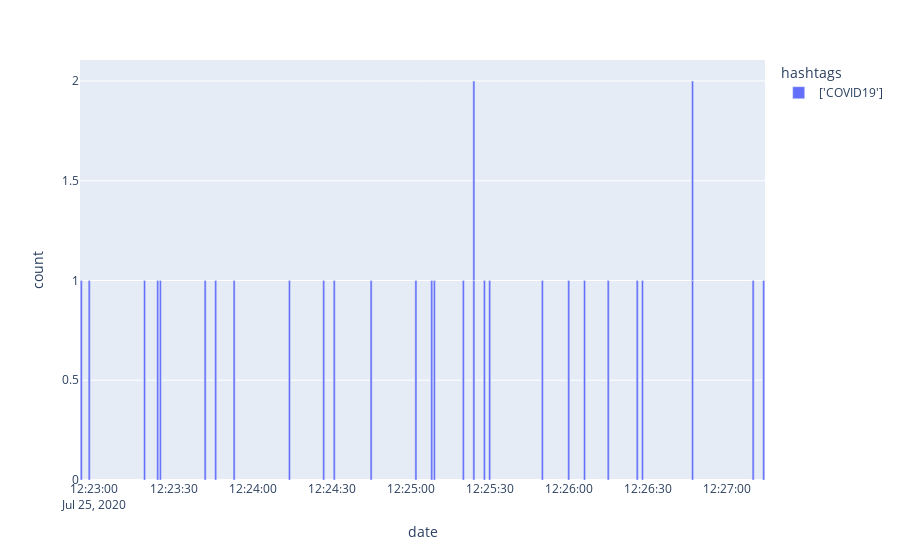

Source (notebook cell):
### Code cell
import plotly.express as px
fig = px.bar(f[0:30],x='date',color='hashtags')
fig.show()

### Figure 1 — Plotly figure (JSON) as saved in the notebook; plotly's stock layout.template omitted (floating-point values rounded to 4 significant figures)
{"data": [{"alignmentgroup": "True", "hovertemplate": "hashtags=['COVID19']<br>date=%{x}<br>count=%{y}<extra></extra>", "legendgroup": "['COVID19']", "marker": {"color": "#636efa"}, "name": "['COVID19']", "offsetgroup": "['COVID19']", "orientation": "v", "showlegend": true, "textposition": "auto", "type": "bar", "x": ["2020-07-25 12:27:14", "2020-07-25 12:27:10", "2020-07-25 12:26:47", "2020-07-25 12:26:47", "2020-07-25 12:26:28", "2020-07-25 12:26:26", "2020-07-25 12:26:15", "2020-07-25 12:26:06", "2020-07-25 12:26:00", "2020-07-25 12:25:50", "2020-07-25 12:25:30", "2020-07-25 12:25:28", "2020-07-25 12:25:24", "2020-07-25 12:25:24", "2020-07-25 12:25:20", "2020-07-25 12:25:09", "2020-07-25 12:25:08", "2020-07-25 12:25:02", "2020-07-25 12:24:45", "2020-07-25 12:24:31", "2020-07-25 12:24:27", "2020-07-25 12:24:14", "2020-07-25 12:23:53", "2020-07-25 12:23:46", "2020-07-25 12:23:42", "2020-07-25 12:23:25", "2020-07-25 12:23:24", "2020-07-25 12:23:19", "2020-07-25 12:22:58", "2020-07-25 12:22:55"], "xaxis": "x", "y": [1, 1, 1, 1, 1, 1, 1, 1, 1, 1, 1, 1, 1, 1, 1, 1, 1, 1, 1, 1, 1, 1, 1, 1, 1, 1, 1, 1, 1, 1], "yaxis": "y"}], "layout": {"barmode": "relative", "legend": {"title": {"text": "hashtags"}, "tracegroupgap": 0}, "margin": {"t": 60}, "xaxis": {"anchor": "y", "domain": [0, 1], "title": {"text": "date"}}, "yaxis": {"anchor": "x", "domain": [0, 1], "title": {"text": "count"}}}}
